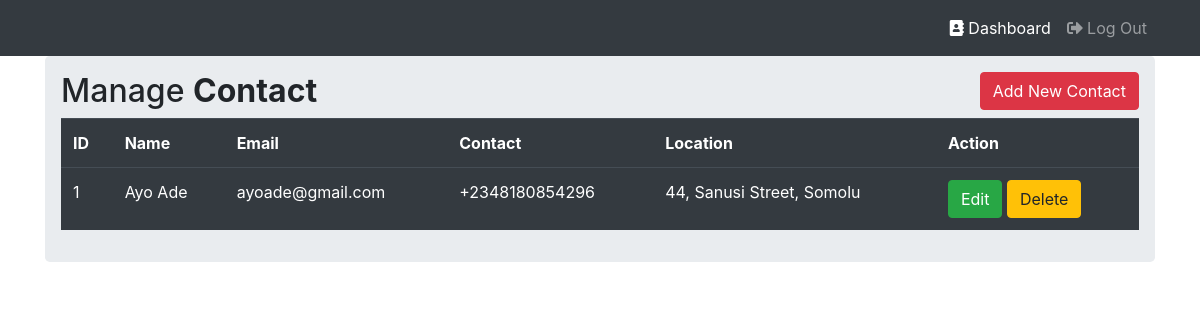
The page /dashboard (signed in) on the database its author committed.
### app.py (models this page shows, shortened)
class Contact(db.Model):
    id = db.Column(db.Integer, primary_key=True)
    name = db.Column(db.String(50))
    phone = db.Column(db.String(50))
    email = db.Column(db.String(50))
    location = db.Column(db.String(100))
    user_id = db.Column(db.Integer, db.ForeignKey('user.id'), nullable=False)

### app.py (the view)
@app.route('/dashboard')
@login_required
def dashboard():
    contacts = current_user.contacts.all()
    return render_template('dashboard.html', contacts=contacts)

### app.py (called while the page is built)
@login_manager.user_loader
def load_user(user_id):
    return User.query.get(int(user_id))

### templates/dashboard.html (shortened to what this page needs)
{% extends 'base.html' %}
{% block content %}
<nav class="navbar navbar-expand-lg navbar-dark bg-dark static-top">
  <div class="container">
    <div class="collapse navbar-collapse" id="navbarResponsive">
      <ul class="navbar-nav ml-auto">
        <li class="nav-item active">
          <a class="nav-link" href="#">
            <i class="fa fa-address-book" aria-hidden="true"></i>
            Dashboard
          </a>
        </li>
        <li class="nav-item">
          <a class="nav-link" href="{{ url_for('logout') }}">
            <i class="fas fa-sign-out-alt"></i>
            Log Out
          </a>
        </li>
      </ul>
    </div>
  </div>
</nav>
<div class="container">
  <div class="row">
    <div class="col md-12">
      <div class="jumbotron p-3">
        <h2>Manage <b>Contact</b>
          <button type="button" class="btn btn-danger float-right" data-toggle="modal" data-target="#mymodal">
            Add New Contact
          </button>
        </h2>
        <table class="table table-hover table-dark">
            <tr>
              <th>ID</th>
              <th>Name</th>
              <th>Email</th>
              <th>Contact</th>
              <th>Location</th>
              <th>Action</th>
            </tr>
            {% for row in contacts %}
            <tr>
              <td>{{ row.id }}</td>
              <td>{{ row.name }}</td>
              <td>{{ row.email }}</td>
              <td>{{ row.phone }}</td>
              <td>{{ row.location }}</td>
              <td>
                <a href="/update/{{row.id}}" class="btn btn-success btn-xs" data-toggle="modal" data-target="#modaledit{{row.id}}">
                Edit
                </a>
                <a href="/delete/{{row.id}}" class="btn btn-warning btn-xs" onclick="return confirm('Are you Sure?')">
                  Delete
                </a>
              </td>
            </tr>
            {% endfor %}
        </table>
      </div>
    </div>
  </div>
</div>
{% endblock content %}

### rows shown on the page
Contact: id "1", name "Ayo Ade", email "ayoade@gmail.com", phone "+2348180854296", location "44, Sanusi Street, Somolu"
